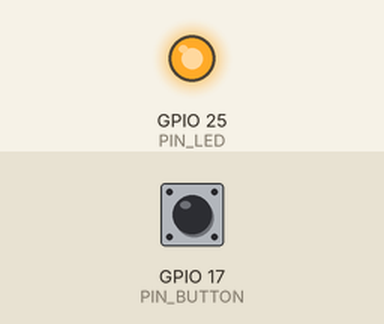
Simulated run of this sketch. Board: ESP32. Shown: output pins drawn as LEDs (lit = HIGH). The inputs (shaded band) are chosen by the test bench; at power-on: GPIO 17 (PIN_BUTTON) LOW.

Above: at 1.2 s.
1.3 s: GPIO 17 (PIN_BUTTON) pulled HIGH for 0.15 s
At 2.4 s:
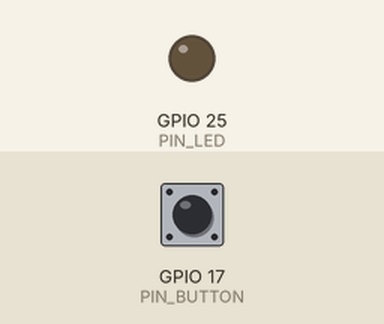
2.9 s: GPIO 17 (PIN_BUTTON) pulled HIGH for 1 s
At 3.7 s:
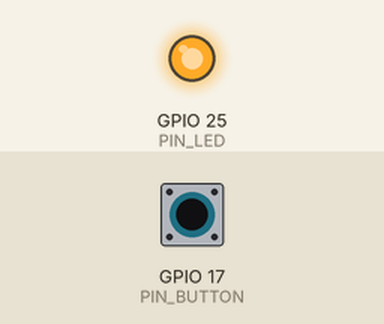
5.4 s: GPIO 17 (PIN_BUTTON) pulled HIGH for 3.2 s
At 6.8 s:
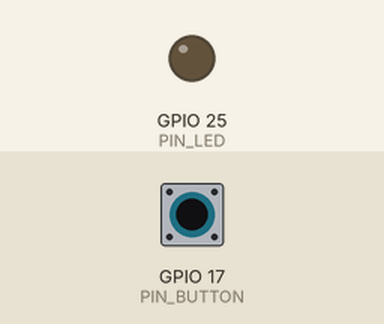
Timing chart, 0 to 8.4 s (numbered marks = the images above; inputs shaded):
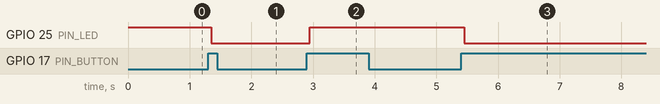

The sketch:

05-0-2_Interrupt.ino
```cpp
// Pin assignment
#define PIN_BUTTON  17
#define PIN_LED     25

// Debounce Delay
#define DEBOUNCE_DELAY  50  //ms

// Global Variables
unsigned long lastDebounceTime = 0;
uint8_t ledStatus = HIGH;

void setup() {
  pinMode(PIN_BUTTON, INPUT_PULLDOWN);
  pinMode(PIN_LED, OUTPUT);
  digitalWrite(PIN_LED, ledStatus);
  attachInterrupt(PIN_BUTTON, isr, RISING);
}

void loop() {
  if (lastDebounceTime > 0) { // button has ever been pressed
    // Check if debounce delay is over
    if (millis()-lastDebounceTime > DEBOUNCE_DELAY) {
      if (digitalRead(PIN_BUTTON) == HIGH) {
        ledStatus = !ledStatus;
        digitalWrite(PIN_LED, ledStatus);
      }
      lastDebounceTime = 0;
    }
  }
}

// ISR for button pin interrupt
void isr() {
  lastDebounceTime = millis();
}
```

Measured:
- after the input at 1.3 s, GPIO 25 (PIN_LED): HIGH → LOW after 0.05 s
- after the input at 2.9 s, GPIO 25 (PIN_LED): LOW → HIGH after 0.05 s
- after the input at 5.4 s, GPIO 25 (PIN_LED): HIGH → LOW after 0.05 s
